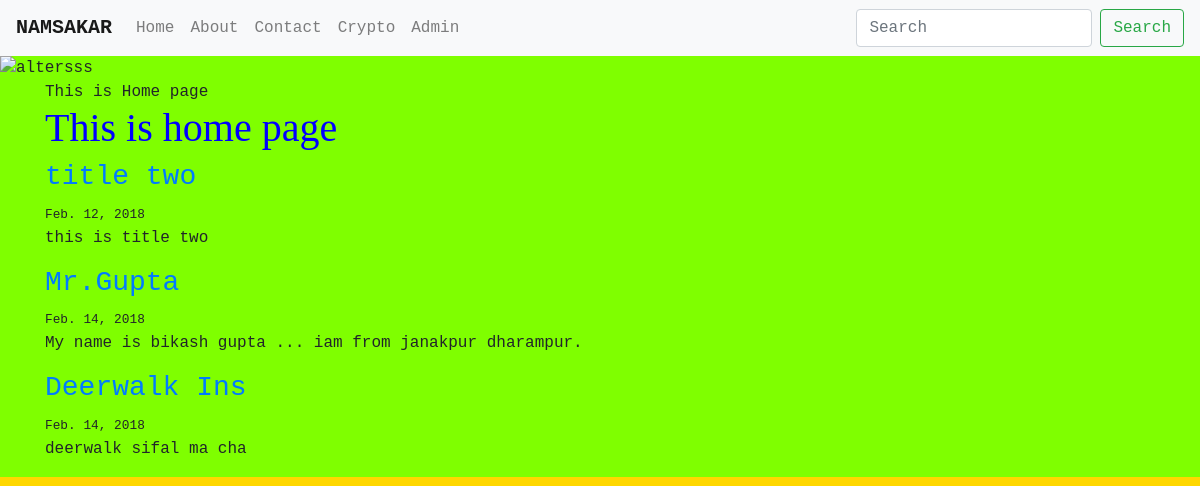
Page /home/ on the earlier database version.
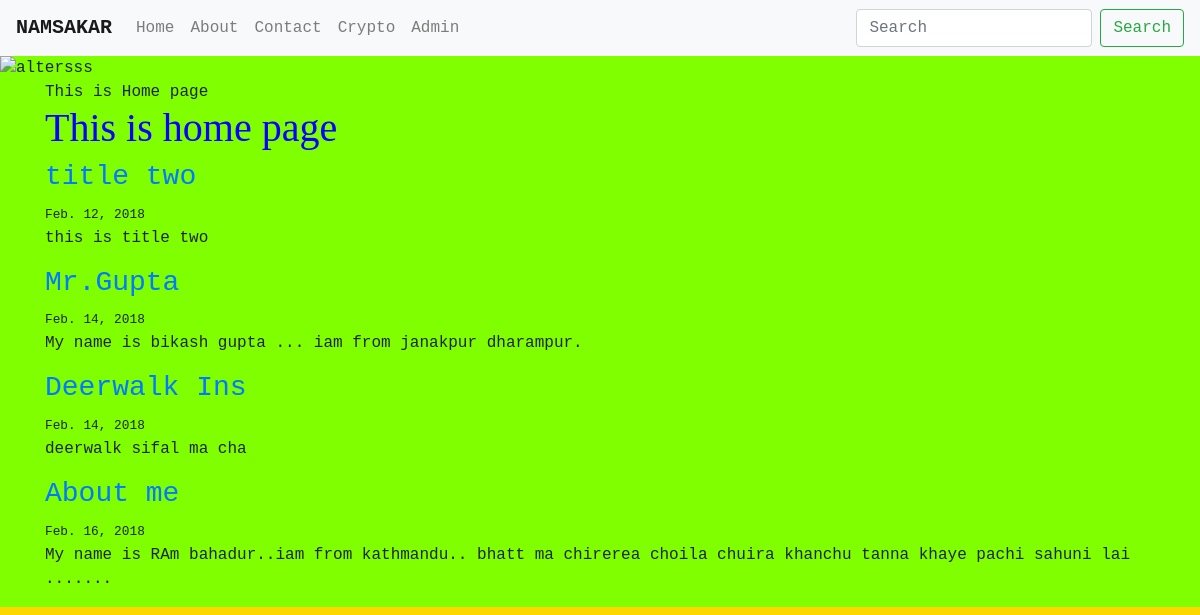
Same page on the later database version.
### blog/models.py (models this page shows, shortened)
class Post(models.Model):
    author = models.ForeignKey("auth.User")
    title = models.CharField(max_length=100)
    content = models.TextField()
    created_date = models.DateField(auto_now_add=True)

### blog/views.py (the view)
# urls.py: url(r'home/',home),
def home(request):
    object_list = Post.objects.all()
    ctx={
        "obj":object_list
    }
    return render(request,"home.html",context=ctx)

### templates/home.html (shortened to what this page needs)
{% extends 'base.html' %}
{% block bodyBlock %}
    <marquee>This is Home page</marquee>
    <h1>This is home page</h1>
    <div class="con-8">
        <div class="post" >
            {% for f in obj %}
                <h3><a href="{% url 'detail' pk=f.pk %}" >{{f.title }}</a></h3>
                <small>{{ f.created_date }}</small>
                <p>{{ f.content }}</p>
            {% endfor %}
        </div>
    </div>
{% endblock %}

Differences in the rows shown:
added Post: title "About me", created_date "Feb. 16, 2018", content "My name is RAm bahadur..iam from kathmandu.. bhatt ma chirerea choila chuira khanchu tanna khaye pachi sahuni lai ......."
